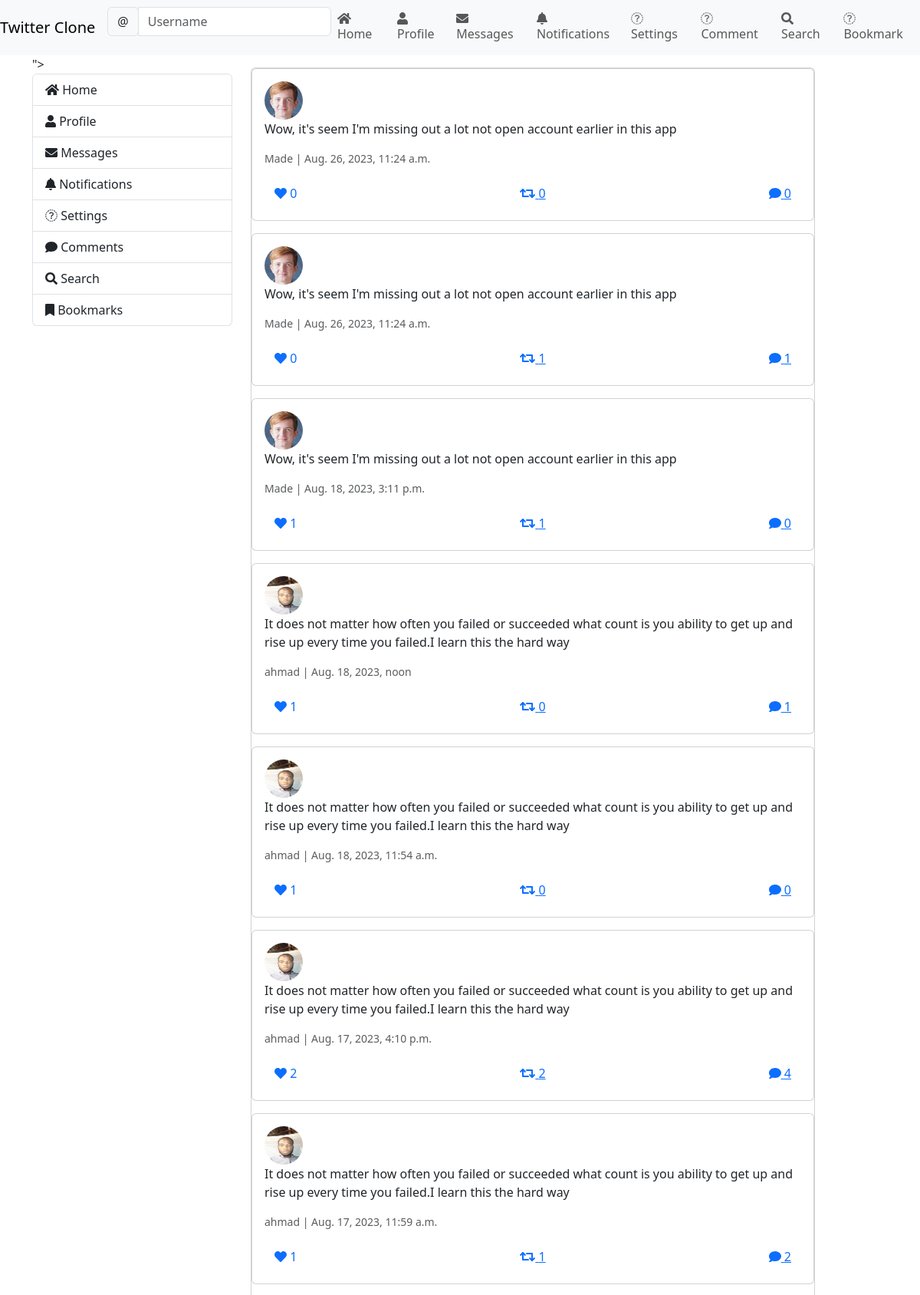
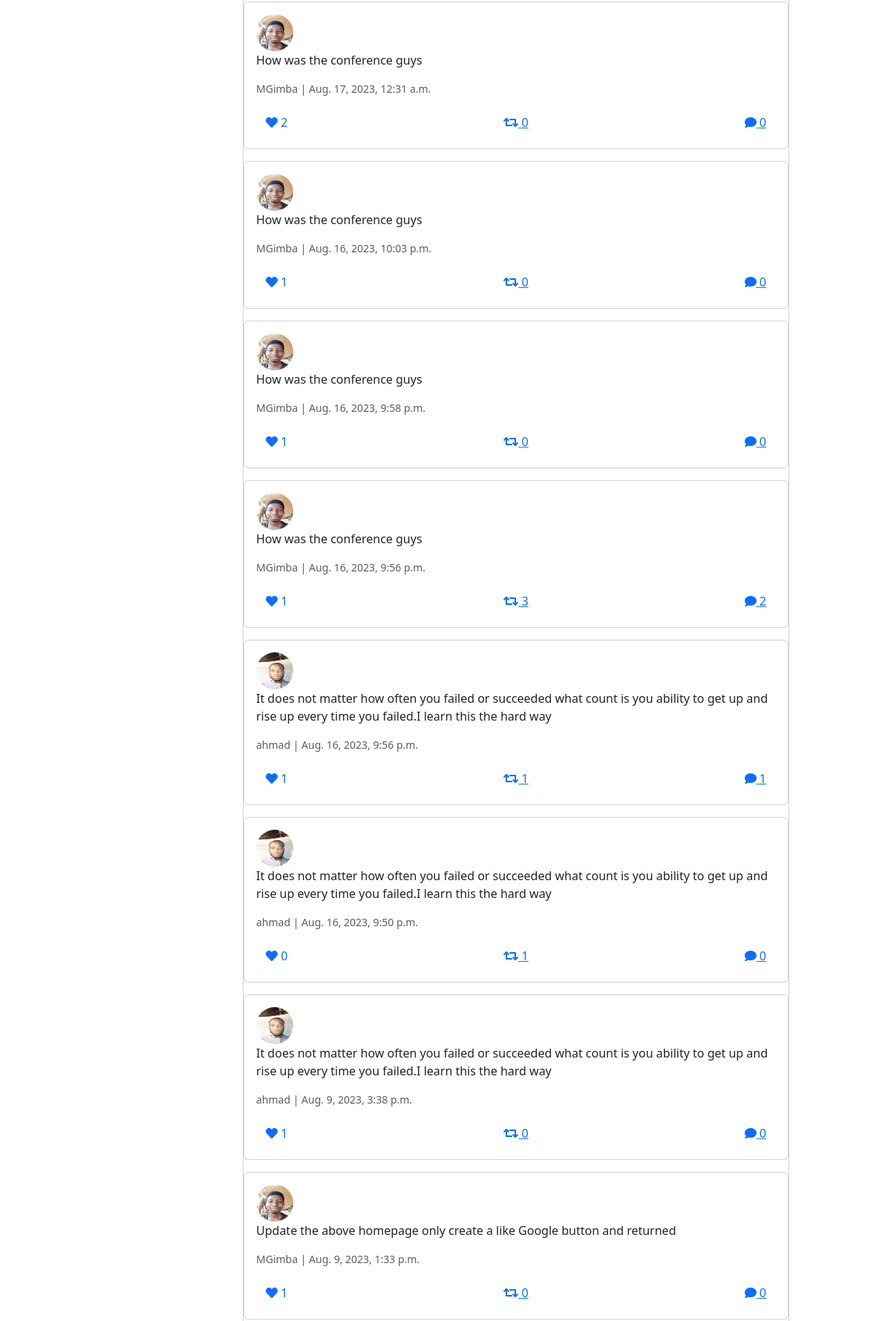
The app's page / (signed in, upper part) with its own data (2 pictures, top to bottom).
### twitter_app/models.py (models this page shows, shortened)
class Tweet(models.Model):
    content = models.CharField(max_length=280)
    author = models.ForeignKey(settings.AUTH_USER_MODEL, on_delete=models.CASCADE)
    created_at = models.DateTimeField(auto_now_add=True)
    users_like = models.ManyToManyField(settings.AUTH_USER_MODEL,related_name='tweet_liked',blank=True)
    retweet_from =models.ForeignKey('self', on_delete=models.CASCADE, null=True, blank=True)
    retweet_count =models.PositiveIntegerField(default=0)

class Profile(models.Model):
    user = models.OneToOneField(settings.AUTH_USER_MODEL, on_delete=models.CASCADE)
    bio = models.CharField(max_length=160)
    location = models.CharField(max_length=30, blank=True)
    photo = models.ImageField(upload_to='users/%Y/%m/%d/',null=True, blank=True)

### twitter_app/views.py (the view)
# urls.py: path('', views.home, name='home'),
@login_required
def home(request):
    tweets = Tweet.objects.all().order_by('-created_at')
    return render(request, 'twitter_clone/home.html', {'tweets': tweets})

### twitter_app/templates/twitter_clone/home.html (shortened to what this page needs)
{% extends 'base.html' %}
{% block content %}
<div class="container">
<div class="row">
   <div class="col-md-3 d-none d-md-block">">
        <ul class="list-group">
          <li class="list-group-item"><i class="fa fa-home"></i> Home</li>
          <li class="list-group-item"><i class="fa fa-user"></i> Profile</li>
          <li class="list-group-item"><i class="fa fa-envelope"></i> Messages</li>
          <li class="list-group-item"><i class="fa fa-bell"></i> Notifications</li>
          <li class="list-group-item"><i class="fa fa-gear"></i> Settings</li>
          <li class="list-group-item"><i class="fa fa-comment"></i> Comments</li>
          <li class="list-group-item"><i class="fa fa-search"></i> Search</li>
          <li class="list-group-item"><i class="fa fa-bookmark"></i> Bookmarks</li>
        </ul>
      </div>
  <div class="col-md-8">
    <div class="card my-3">
      <div class="card-body p-0">
        {% if tweets %}
          {% for tweet in tweets %}
            <div class="card mb-3">
              <div class="card-body">
                <div class="media">
                  <a href="{% url 'profile' tweet.author.username %}">
                  <img src="{{ tweet.author.profile.photo.url }}" class="mr-3 rounded-circle" alt="{{ tweet.author.username }}" width="50" height="50">
                  </a>
                  <div class="media-body">
                    <p class="card-text">{{ tweet.content }}</p>
                    <p class="card-text text-muted small">{{ tweet.author.username }} | {{ tweet.created_at }}</p>
                    <div class="d-flex justify-content-between">
                      <a href="{% url 'like' tweet.id %}" >
                        <button type="button" class="btn text-primary like-Button" data-post-id="{{ tweet.id }}" data-action="{% if request.user in users_like %}un{% endif %}like"
                        data-toggle="modal" data-target="#likeModal{{ tweet.id }}">
                        <i class="fas fa-heart"></i> <span class="total">{{ tweet.users_like.count }}</span>
                       </button>
                      </a>
                     <a href="{% url 'retweet' tweet.id %}">
                       <button type="button" class="btn btn-link text-primary" data-toggle="modal" data-target="#retweetModal{{ tweet.id }}">
                         <i class="fas fa-retweet"></i> {{ tweet.retweet_count }}
                       </button>
                     </a>
                     <a href="{% url 'comment' tweet.id %}">
                      <button type="button" class="btn btn-link text-primary" data-toggle="modal" data-target="#commentModal{{ tweet.id }}">
                        <i class="fas fa-comment"></i> {{ tweet.comments.count }}
                      </button>
                     </a>
                    </div>
                  </div>
                </div>
              </div>
            </div>
          {% endfor %}
        {% else %}
          <p>No tweets yet.</p>
        {% endif %}
      </div>
    </div>
  </div>
</div>
{% endblock %}

### twitter_app/templates/base.html (shortened to what this page needs)
{% load static %}
{% load bootstrap5 %}
{% bootstrap_css %}
<!DOCTYPE html>
<html lang="en">
<head>
</head>
<body>
<nav class="navbar navbar-expand-lg navbar-light bg-light">
  <a class="navbar-brand" href="{% url 'home' %}">Twitter Clone</a>
  <form class="form-inlined d-none d-md-block">
     <div class="input-group">
      <div class="input-group-prepend">
        <span class="input-group-text" id="basic-addon1">@</span>
      </div>
      <input type="text" class="form-control" placeholder="Username" aria-label="Username" aria-describedby="basic-addon1">
    </div>
 </form>
  {% if request.user.is_authenticated %}
  <div class="collapse navbar-collapse" id="navbarTogglerDemo02">
    <ul class="navbar-nav mr-auto mt-2 mt-lg-0">
      <li class="nav-item active">
        <a class="nav-link" href="{% url 'home' %}"> <i class="fas fa-home"></i>Home <span class="sr-only">(current)</span></a>
      </li>
      <li class="nav-item">
        <a class="nav-link" href="{% url 'profile' request.user.username %}"><i class="fas fa-user"></i>Profile</a>
      </li>
      <li class="nav-item">
        <a class="nav-link" href="#"><i class="fas fa-envelope"></i>Messages</a>
      </li>
      <li class="nav-item">
        <a class="nav-link" href="{url 'activity' %}"><i class="fas fa-bell"></i>Notifications</a>
      </li>
      <li class="nav-item">
        <a class="nav-link" href="#"><i class="fas fa-gear"></i>Settings</a>
      </li>
      <li class="nav-item">
        <a class="nav-link" href="#"><i class="fas fa-Comment"></i>Comment</a>
      </li>
      <li class="nav-item">
        <a class="nav-link" href="#"><i class="fas fa-search"></i>Search</a>
      </li>
      <li class="nav-item">
        <a class="nav-link " href="#"><i class="fas fa-boomark"></i>Bookmark</a>
      </li>
    </ul>
  </div>
  {% else %}
  <ul class="navbar-nav ml-auto">
    <li class="nav-item active">
      <a class="nav-link" href="{% url 'login' %}">Login</a>
    </li>
  </ul>
  {% endif %}
</nav>
{% block content %}
{% endblock %}
</body>
</html>

### records on screen
Tweet: author.profile.photo (picture), content "Wow, it's seem I'm missing out a lot not open account earlier in this app", author.username "Made", created_at "Aug. 26, 2023, 11:24 a.m.", users_like.count "0", retweet_count "0", comments.count "0"
Tweet: author.profile.photo (picture), content "Wow, it's seem I'm missing out a lot not open account earlier in this app", author.username "Made", created_at "Aug. 26, 2023, 11:24 a.m.", users_like.count "0", retweet_count "1", comments.count "1"
Tweet: author.profile.photo (picture), content "Wow, it's seem I'm missing out a lot not open account earlier in this app", author.username "Made", created_at "Aug. 18, 2023, 3:11 p.m.", users_like.count "1", retweet_count "1", comments.count "0"
Tweet: author.profile.photo (picture), content "It does not matter how often you failed or succeeded what count is you ability to get up and rise up every time you failed.I learn this the hard way", author.username "ahmad", created_at "Aug. 18, 2023, noon", users_like.count "1", retweet_count "0", comments.count "1"
Tweet: author.profile.photo (picture), content "It does not matter how often you failed or succeeded what count is you ability to get up and rise up every time you failed.I learn this the hard way", author.username "ahmad", created_at "Aug. 18, 2023, 11:54 a.m.", users_like.count "1", retweet_count "0", comments.count "0"
Tweet: author.profile.photo (picture), content "It does not matter how often you failed or succeeded what count is you ability to get up and rise up every time you failed.I learn this the hard way", author.username "ahmad", created_at "Aug. 17, 2023, 4:10 p.m.", users_like.count "2", retweet_count "2", comments.count "4"
Tweet: author.profile.photo (picture), content "It does not matter how often you failed or succeeded what count is you ability to get up and rise up every time you failed.I learn this the hard way", author.username "ahmad", created_at "Aug. 17, 2023, 11:59 a.m.", users_like.count "1", retweet_count "1", comments.count "2"
Tweet: author.profile.photo (picture), content "How was the conference guys", author.username "MGimba", created_at "Aug. 17, 2023, 12:31 a.m.", users_like.count "2", retweet_count "0", comments.count "0"
Tweet: author.profile.photo (picture), content "How was the conference guys", author.username "MGimba", created_at "Aug. 16, 2023, 10:03 p.m.", users_like.count "1", retweet_count "0", comments.count "0"
Tweet: author.profile.photo (picture), content "How was the conference guys", author.username "MGimba", created_at "Aug. 16, 2023, 9:58 p.m.", users_like.count "1", retweet_count "0", comments.count "0"
Tweet: author.profile.photo (picture), content "How was the conference guys", author.username "MGimba", created_at "Aug. 16, 2023, 9:56 p.m.", users_like.count "1", retweet_count "3", comments.count "2"
Tweet: author.profile.photo (picture), content "It does not matter how often you failed or succeeded what count is you ability to get up and rise up every time you failed.I learn this the hard way", author.username "ahmad", created_at "Aug. 16, 2023, 9:56 p.m.", users_like.count "1", retweet_count "1", comments.count "1"
Tweet: author.profile.photo (picture), content "It does not matter how often you failed or succeeded what count is you ability to get up and rise up every time you failed.I learn this the hard way", author.username "ahmad", created_at "Aug. 16, 2023, 9:50 p.m.", users_like.count "0", retweet_count "1", comments.count "0"
Tweet: author.profile.photo (picture), content "It does not matter how often you failed or succeeded what count is you ability to get up and rise up every time you failed.I learn this the hard way", author.username "ahmad", created_at "Aug. 9, 2023, 3:38 p.m.", users_like.count "1", retweet_count "0", comments.count "0"
Tweet: author.profile.photo (picture), content "Update the above homepage only create a like Google button and returned", author.username "MGimba", created_at "Aug. 9, 2023, 1:33 p.m.", users_like.count "1", retweet_count "0", comments.count "0"
